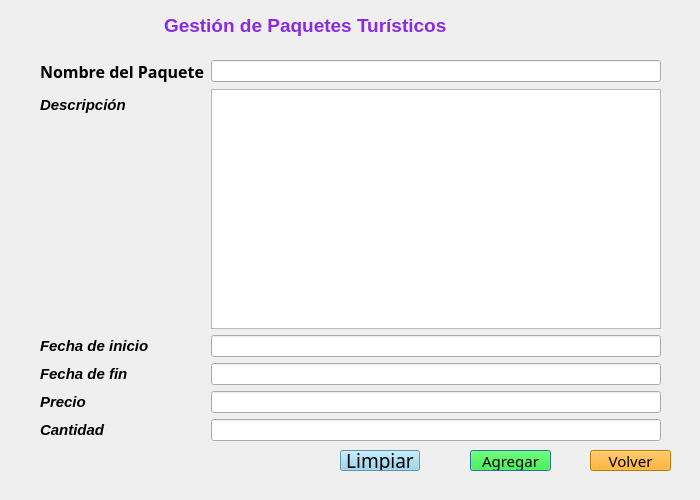
<?xml version="1.0" encoding="UTF-8"?>
<ui version="4.0">
 <class>AddPackage</class>
 <widget class="QDialog" name="AddPackage">
  <property name="windowModality">
   <enum>Qt::WindowModal</enum>
  </property>
  <property name="geometry">
   <rect>
    <x>0</x>
    <y>0</y>
    <width>700</width>
    <height>500</height>
   </rect>
  </property>
  <property name="windowTitle">
   <string>Add Package</string>
  </property>
  <property name="styleSheet">
   <string notr="true">background-image:url(:/images/c.jpg) ;</string>
  </property>
  <widget class="QWidget" name="formLayoutWidget">
   <property name="geometry">
    <rect>
     <x>40</x>
     <y>60</y>
     <width>621</width>
     <height>381</height>
    </rect>
   </property>
   <layout class="QFormLayout" name="formLayout">
    <item row="0" column="0">
     <widget class="QLabel" name="label">
      <property name="font">
       <font>
        <family>Script MT Bold</family>
        <pointsize>12</pointsize>
        <bold>true</bold>
       </font>
      </property>
      <property name="styleSheet">
       <string notr="true">color: #000000;

</string>
      </property>
      <property name="text">
       <string>Nombre del Paquete</string>
      </property>
     </widget>
    </item>
    <item row="0" column="1">
     <widget class="QLineEdit" name="txtPackageName"/>
    </item>
    <item row="1" column="0">
     <widget class="QLabel" name="label_2">
      <property name="font">
       <font>
        <pointsize>11</pointsize>
        <italic>true</italic>
        <bold>true</bold>
       </font>
      </property>
      <property name="styleSheet">
       <string notr="true">color: #000000;

</string>
      </property>
      <property name="text">
       <string>Descripción</string>
      </property>
     </widget>
    </item>
    <item row="1" column="1">
     <widget class="QTextEdit" name="txtDescription"/>
    </item>
    <item row="2" column="1">
     <widget class="QLineEdit" name="txtAmount_3"/>
    </item>
    <item row="3" column="0">
     <widget class="QLabel" name="label_4">
      <property name="font">
       <font>
        <pointsize>11</pointsize>
        <italic>true</italic>
        <bold>true</bold>
       </font>
      </property>
      <property name="styleSheet">
       <string notr="true">color: #000000;

</string>
      </property>
      <property name="text">
       <string>Fecha de fin</string>
      </property>
     </widget>
    </item>
    <item row="3" column="1">
     <widget class="QLineEdit" name="txtAmount_2"/>
    </item>
    <item row="4" column="0">
     <widget class="QLabel" name="label_3">
      <property name="font">
       <font>
        <pointsize>11</pointsize>
        <italic>true</italic>
        <bold>true</bold>
       </font>
      </property>
      <property name="styleSheet">
       <string notr="true">color: #000000;

</string>
      </property>
      <property name="text">
       <string>Precio</string>
      </property>
     </widget>
    </item>
    <item row="4" column="1">
     <widget class="QLineEdit" name="txtAmount"/>
    </item>
    <item row="2" column="0">
     <widget class="QLabel" name="label_5">
      <property name="font">
       <font>
        <pointsize>11</pointsize>
        <italic>true</italic>
        <bold>true</bold>
       </font>
      </property>
      <property name="styleSheet">
       <string notr="true">color: #000000;

</string>
      </property>
      <property name="text">
       <string>Fecha de inicio</string>
      </property>
     </widget>
    </item>
    <item row="5" column="1">
     <widget class="QLineEdit" name="txtAmount_4"/>
    </item>
    <item row="5" column="0">
     <widget class="QLabel" name="label_6">
      <property name="font">
       <font>
        <pointsize>11</pointsize>
        <italic>true</italic>
        <bold>true</bold>
       </font>
      </property>
      <property name="styleSheet">
       <string notr="true">color: #000000;

</string>
      </property>
      <property name="text">
       <string>Cantidad</string>
      </property>
     </widget>
    </item>
   </layout>
  </widget>
  <widget class="QPushButton" name="btnSave">
   <property name="geometry">
    <rect>
     <x>470</x>
     <y>450</y>
     <width>81</width>
     <height>21</height>
    </rect>
   </property>
   <property name="font">
    <font>
     <family>Showcard Gothic</family>
     <pointsize>11</pointsize>
    </font>
   </property>
   <property name="styleSheet">
    <string notr="true">color: #000000;
background: #00FF00;
</string>
   </property>
   <property name="text">
    <string>Agregar</string>
   </property>
  </widget>
  <widget class="QPushButton" name="btnReset">
   <property name="geometry">
    <rect>
     <x>340</x>
     <y>450</y>
     <width>80</width>
     <height>21</height>
    </rect>
   </property>
   <property name="font">
    <font>
     <family>Tw Cen MT Condensed Extra Bold</family>
     <pointsize>14</pointsize>
    </font>
   </property>
   <property name="styleSheet">
    <string notr="true">color: #000000;
background: #87CEEB;
</string>
   </property>
   <property name="text">
    <string>Limpiar</string>
   </property>
  </widget>
  <widget class="QTextEdit" name="textEdit">
   <property name="geometry">
    <rect>
     <x>160</x>
     <y>10</y>
     <width>351</width>
     <height>41</height>
    </rect>
   </property>
   <property name="autoFillBackground">
    <bool>false</bool>
   </property>
   <property name="styleSheet">
    <string notr="true">color: #8A2BE2;
background-color: transparent;

border: none;
</string>
   </property>
   <property name="html">
    <string>&lt;!DOCTYPE HTML PUBLIC &quot;-//W3C//DTD HTML 4.0//EN&quot; &quot;http://www.w3.org/TR/REC-html40/strict.dtd&quot;&gt;
&lt;html&gt;&lt;head&gt;&lt;meta name=&quot;qrichtext&quot; content=&quot;1&quot; /&gt;&lt;meta charset=&quot;utf-8&quot; /&gt;&lt;style type=&quot;text/css&quot;&gt;
p, li { white-space: pre-wrap; }
hr { height: 1px; border-width: 0; }
li.unchecked::marker { content: &quot;\2610&quot;; }
li.checked::marker { content: &quot;\2612&quot;; }
&lt;/style&gt;&lt;/head&gt;&lt;body style=&quot; font-family:'Segoe UI'; font-size:9pt; font-weight:400; font-style:normal;&quot;&gt;
&lt;p style=&quot; margin-top:0px; margin-bottom:0px; margin-left:0px; margin-right:0px; -qt-block-indent:0; text-indent:0px;&quot;&gt;&lt;span style=&quot; font-size:14pt; font-weight:700;&quot;&gt;Gestión de Paquetes Turísticos&lt;/span&gt;&lt;/p&gt;&lt;/body&gt;&lt;/html&gt;</string>
   </property>
  </widget>
  <widget class="QPushButton" name="btnSave_2">
   <property name="geometry">
    <rect>
     <x>590</x>
     <y>450</y>
     <width>81</width>
     <height>21</height>
    </rect>
   </property>
   <property name="font">
    <font>
     <family>Showcard Gothic</family>
     <pointsize>11</pointsize>
    </font>
   </property>
   <property name="styleSheet">
    <string notr="true">color: #000000;
background: #FFA500;</string>
   </property>
   <property name="text">
    <string>Volver</string>
   </property>
  </widget>
 </widget>
 <resources/>
 <connections/>
</ui>
